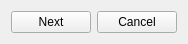
<?xml version="1.0" encoding="UTF-8"?>
<ui version="4.0">
 <class>nextWidget</class>
 <widget class="QWidget" name="nextWidget">
  <property name="geometry">
   <rect>
    <x>0</x>
    <y>0</y>
    <width>174</width>
    <height>42</height>
   </rect>
  </property>
  <property name="baseSize">
   <size>
    <width>200</width>
    <height>50</height>
   </size>
  </property>
  <property name="windowTitle">
   <string>Next</string>
  </property>
  <layout class="QHBoxLayout" name="horizontalLayout">
   <item>
    <widget class="QPushButton" name="nextBtn">
     <property name="text">
      <string>Next</string>
     </property>
    </widget>
   </item>
   <item>
    <widget class="QPushButton" name="cancelBtn">
     <property name="text">
      <string>Cancel</string>
     </property>
    </widget>
   </item>
  </layout>
 </widget>
 <resources/>
 <connections/>
</ui>
